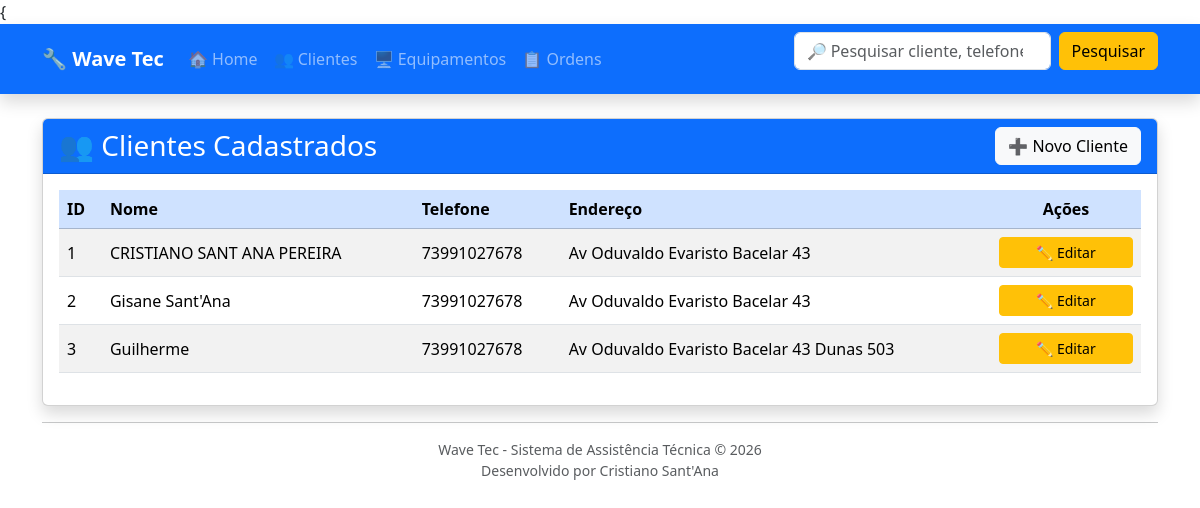
/clientes/, run on an earlier commit of the app's database.
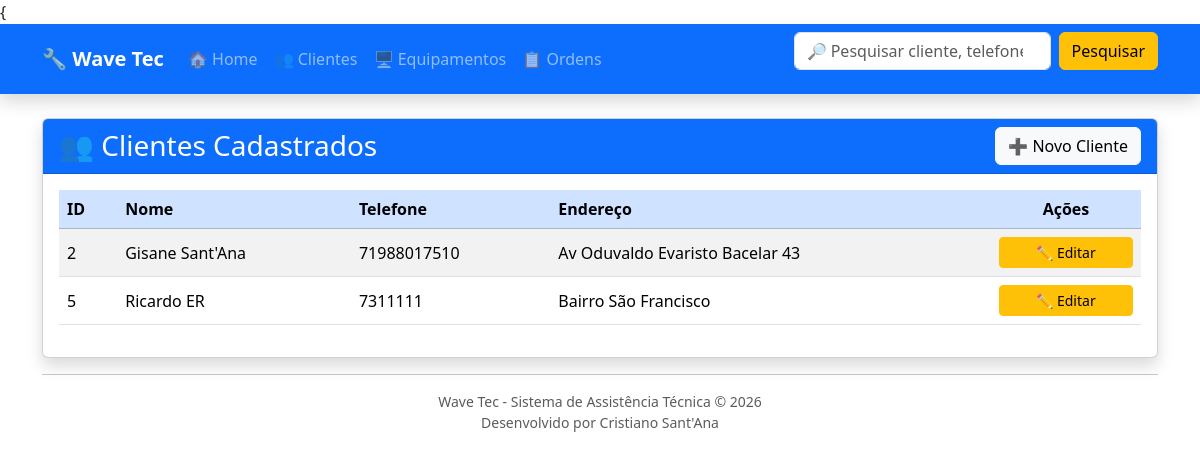
And on a later commit of the database.
### clientes/models.py (models this page shows, shortened)
class Cliente(models.Model):
    nome = models.CharField(max_length=100)
    telefone = models.CharField(max_length=20)
    endereco = models.CharField(max_length=200)

### clientes/views.py (the view)
def lista_clientes(request):
    clientes = Cliente.objects.all()
    return render(
        request,
        "clientes/lista_clientes.html",
        {
            "clientes": clientes
        }
    )

### clientes/templates/clientes/lista_clientes.html (shortened to what this page needs)
{{% extends "base.html" %}
{% block content %}
<div class="card shadow">
    <div class="card-header bg-primary text-white">
        <div class="d-flex justify-content-between align-items-center">
            <h3 class="mb-0">
                👥 Clientes Cadastrados
            </h3>
            <a
                href="{% url 'novo_cliente' %}"
                class="btn btn-light">
                ➕ Novo Cliente
            </a>
        </div>
    </div>
    <div class="card-body">
        <table class="table table-striped table-hover align-middle">
            <thead class="table-primary">
                <tr>
                    <th>ID</th>
                    <th>Nome</th>
                    <th>Telefone</th>
                    <th>Endereço</th>
                    <th class="text-center">Ações</th>
                </tr>
            </thead>
            <tbody>
                {% for cliente in clientes %}
                <tr>
                    <td>{{ cliente.id }}</td>
                    <td>{{ cliente.nome }}</td>
                    <td>{{ cliente.telefone }}</td>
                    <td>{{ cliente.endereco }}</td>
                    <td class="text-center" style="width:150px;">
                        <a
                            href="{% url 'editar_cliente' cliente.id %}"
                            class="btn btn-warning btn-sm w-100">
                            ✏️ Editar
                        </a>
                    </td>
                </tr>
                {% empty %}
                <tr>
                    <td colspan="5" class="text-center">
                        Nenhum cliente cadastrado.
                    </td>
                </tr>
                {% endfor %}
            </tbody>
        </table>
    </div>
</div>
{% endblock %}

What changed in the data, as far as the page shows it:
removed Cliente: id "1", nome "CRISTIANO SANT ANA PEREIRA", telefone "73991027678", endereco "Av Oduvaldo Evaristo Bacelar 43"
removed Cliente: id "3", nome "Guilherme", telefone "73991027678", endereco "Av Oduvaldo Evaristo Bacelar 43 Dunas 503"
changed Cliente "Gisane Sant'Ana": telefone "73991027678" → "71988017510"
added Cliente: id "5", nome "Ricardo ER", telefone "7311111", endereco "Bairro São Francisco"
